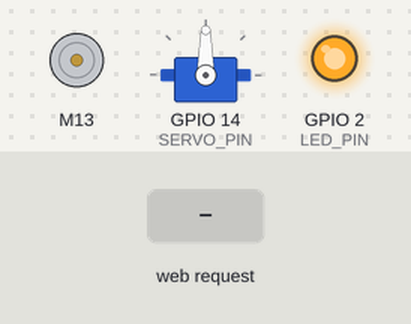
The sketch below on a simulated ESP32. Shown: DC motor (green arrow = forward, orange = backward, longer = faster), servo, output pins drawn as LEDs (lit = HIGH). Inputs (shaded band) come from the test bench. WiFi joins after 1.5 s; servers stay silent unless stated; what the sketch prints to the serial monitor is not drawn.

Above: at 1.1 s.
At 8.7 s:
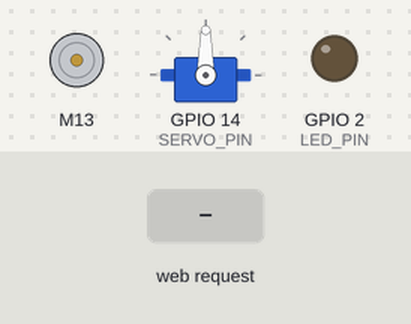
8.8 s: HTTP request GET /?servoValue= received
At 9.5 s:
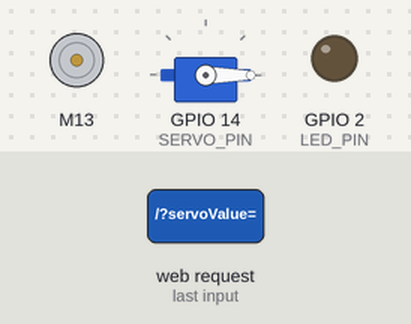
10.3 s: HTTP request GET /?escValue= received
Timing chart, 0 to 13.3 s (numbered marks = the images above; inputs shaded):
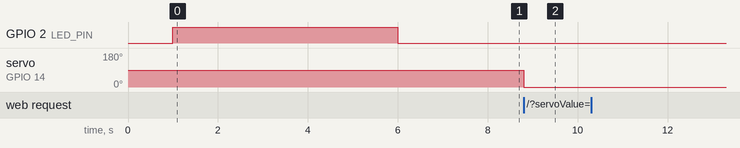

Measured:
- after the input at 8.8 s, servo on GPIO 14 (SERVO_PIN): 90° → 0° at once
- after the input at 10.3 s, every drawn part: stays the same

The sketch:

pwm-control.ino
```cpp
#include <WiFi.h>
#include <ESP32Servo.h>
#include "ESC.h"

/////////////////////////////////////////////////////////////////////////////Config and Globals////////////////////////////////////////////////////////////////////////////////////////////
// Macros
#define LED_PIN 2
#define ESC_PIN 13
#define SERVO_PIN 14
#define MIN_SPEED 1100
#define MAX_SPEED 1850
#define ARM_SPEED 1050
#define MIN_ANGLE 30
#define MAX_ANGLE 160

// WiFi credentials
const char *ssid = "Crazy Frog"; // Set by user
const char *password = "Stravinsky1913"; // Set by user

// Web server
WiFiServer server(80);

// ESC
ESC esc(ESC_PIN, MIN_SPEED, MAX_SPEED, ARM_SPEED);

int esc25Value = MIN_SPEED + (MAX_SPEED - MIN_SPEED) * 0.25;
int esc50Value = MIN_SPEED + (MAX_SPEED - MIN_SPEED) * 0.50;
int esc75Value = MIN_SPEED + (MAX_SPEED - MIN_SPEED) * 0.75;
String esc25ValueStr = String(esc25Value);
String esc50ValueStr = String(esc50Value);
String esc75ValueStr = String(esc75Value);
String minSpeedStr = String(MIN_SPEED);
String maxSpeedStr = String(MAX_SPEED);

// Servo
Servo servo;

int servo25Value = MIN_ANGLE + (MAX_ANGLE - MIN_ANGLE) * 0.25;
int servo50Value = MIN_ANGLE + (MAX_ANGLE - MIN_ANGLE) * 0.50;
int servo75Value = MIN_ANGLE + (MAX_ANGLE - MIN_ANGLE) * 0.75;
String servo25ValueStr = String(servo25Value);
String servo50ValueStr = String(servo50Value);
String servo75ValueStr = String(servo75Value);
String minAngleStr = String(MIN_ANGLE);
String maxAngleStr = String(MAX_ANGLE);

// HTTP
// Variable to store the HTTP request
String header;

// Decode HTTP GET value
String escString = String(5);
String servoString = String(5);
int pos1 = 0;
int pos2 = 0;

// ESC and Servo control variables
int escValue = 0;
int servoValue = 0;

// Current time
unsigned long currentTime = millis();
// Previous time
unsigned long previousTime = 0;
// Define timeout time in milliseconds
const long timeoutTime = 2000;

////////////////////////////////////////////////////////////////////////////////////////Setup////////////////////////////////////////////////////////////////////////////////////////////

void setup_wifi() {
  delay(10);
  Serial.println();
  Serial.print("Connecting to ");
  Serial.println(ssid);
  WiFi.begin(ssid, password);

  while (WiFi.status() != WL_CONNECTED) {
    Serial.print(".");
  }

  Serial.println("");
  Serial.println("WiFi connected");
  Serial.println("IP address: ");
  Serial.println(WiFi.localIP());
  server.begin();
}

// Arduino setup function
void setup() {
  Serial.begin(9600);
  delay(1000);

  // ESC
  pinMode(ESC_PIN, OUTPUT);
  pinMode(LED_PIN, OUTPUT);
  digitalWrite(LED_PIN, HIGH); // set led to on to indicate arming
  esc.arm(); // Send the Arm command to ESC

  // Servo
  // Allow allocation of all timers
	ESP32PWM::allocateTimer(0);
	ESP32PWM::allocateTimer(1);
	ESP32PWM::allocateTimer(2);
	ESP32PWM::allocateTimer(3);
	servo.setPeriodHertz(50);    // standard 50 hz servo
	servo.attach(SERVO_PIN, 1000, 2000); // attaches the servo on pin 18 to the servo object

  delay(5000); // Wait a while
  digitalWrite(LED_PIN, LOW); // led off to indicate arming completed

  setup_wifi();
}

////////////////////////////////////////////////////////////////////////////////////////Loop/////////////////////////////////////////////////////////////////////////////////////////////////
void loop() {
  WiFiClient client = server.available();   // Listen for incoming clients

  if (client) {                             // If a new client connects,
    currentTime = millis();
    previousTime = currentTime;
    Serial.println("New Client.");          // Print a message out in the serial port
    String currentLine = "";                // Make a String to hold incoming data from the client
    while (client.connected() && currentTime - previousTime <= timeoutTime) { // Loop while the client's connected
      currentTime = millis();
      if (client.available()) {             // If there's bytes to read from the client,
        char c = client.read();             // Read a byte, then
        Serial.write(c);                    // Print it out the serial monitor
        header += c;
        if (c == '\n') {                    // If the byte is a newline character
          // If the current line is blank, you got two newline characters in a row.
          // That's the end of the client HTTP request, so send a response:
          if (currentLine.length() == 0) {
            client.println("HTTP/1.1 200 OK");
            client.println("Content-type:text/html");
            client.println();

            // HTML content
            client.println("<!DOCTYPE html><html lang=\"en\"><head>");
            client.println("<meta charset=\"UTF-8\">");
            client.println("<meta name=\"viewport\" content=\"width=device-width, initial-scale=1.0\">");
            client.println("<style>");
            client.println("body { display: flex; justify-content: center; align-items: center; height: 100vh; font-family: Arial, sans-serif; }");
            client.println(".container-wrapper { width: 100%; max-width: 600px; text-align: center; }");
            client.println(".container { margin-bottom: 20px; }");
            client.println(".slider { width: 100%; max-width: 300px; }");
            client.println(".button { display: inline-block; padding: 10px 20px; font-size: 20px; cursor: pointer; text-align: center; text-decoration: none; outline: none; color: #fff; background-color: #4CAF50; border: none; border-radius: 15px; box-shadow: 0 9px #999; }");
            client.println(".button:hover { background-color: #3e8e41; }");
            client.println(".button:active { background-color: #3e8e41; box-shadow: 0 5px #666; transform: translateY(4px); }");
            client.println("#escKillButton, #servoKillButton { background-color: red; color: white; padding: 20px 40px; font-size: 24px; margin-top: 20px; }");
            client.println("hr { border: 1px solid #ccc; margin: 20px 0; }");
            client.println("@media screen and (orientation: portrait) { .container-wrapper { max-width: 600px; } }");
            client.println("@media screen and (orientation: landscape) { .container-wrapper { display: flex; justify-content: space-between; align-items: flex-start; max-width: 1200px; } .container { width: 80%; margin-bottom: 0; } hr { display: none; } .container-wrapper::before { content: \"\"; display: block; width: 1px; height: 100%; background-color: #ccc; } }");
            client.println("</style></head><body>");

            // ESC Control Center
            client.println("<div class=\"container-wrapper\">");
            client.println("<div class=\"container\">");
            client.println("<h1>ESC Control Center</h1>");
            client.println("<p>Pulse Width: <span id=\"escPulse\">" + minSpeedStr + "</span>&#956;s</p>");
            client.println("<input type=\"range\" min=\"" + minSpeedStr + "\" max=\"" + maxSpeedStr + "\" class=\"slider\" id=\"escSlider\" onchange=\"esc(this.value)\" value=\""+escString+"\"/>");
            client.println("<br/><br/>");
            client.println("<button class=\"button\" id=\"escUpButton\">Up</button>");
            client.println("<button class=\"button\" id=\"escDownButton\">Down</button>");
            client.println("<br/><br/>");
            client.println("<button class=\"button\" id=\"escButton_25\" style=\"background-color: green; color: white;\">25%</button>");
            client.println("<button class=\"button\" id=\"escButton_50\" style=\"background-color: green; color: white;\">50%</button>");
            client.println("<button class=\"button\" id=\"escButton_75\" style=\"background-color: green; color: white;\">75%</button>");
            client.println("<button class=\"button\" id=\"escMaxButton\" style=\"background-color: green; color: white;\">MAX</button>");
            client.println("<br/><br/>");
            client.println("<button class=\"button\" id=\"escKillButton\">KILL</button>");
            client.println("<audio id=\"killSound\" src=\"https://audio.jukehost.co.uk/WZouY1JxlTfazBV9wwZeHlW60jgBsGVa\"></audio>");
            client.println("</div>");
            client.println("<hr>");

            // Servo Control Center
            client.println("<div class=\"container\"><h1>Servo Control Center</h1>");
            client.println("<p>Angle: <span id=\"servoAngle\">" + minAngleStr + "</span>&#176;</p>");
            client.println("<input type=\"range\" min=\"" + minAngleStr + "\" max=\"" + maxAngleStr + "\" class=\"slider\" id=\"servoSlider\" onchange=\"servo(this.value)\" value=\""+servoString+"\"/>");
            client.println("<br/><br/><button class=\"button\" id=\"servoUpButton\" style=\"background-color: blue; color: white;\">Up</button>");
            client.println("<button class=\"button\" id=\"servoDownButton\" style=\"background-color: blue; color: white;\">Down</button><br/><br/>");
            client.println("<button class=\"button\" id=\"servoButton_25\" style=\"background-color: blue; color: white;\">25%</button>");
            client.println("<button class=\"button\" id=\"servoButton_50\" style=\"background-color: blue; color: white;\">50%</button>");
            client.println("<button class=\"button\" id=\"servoButton_75\" style=\"background-color: blue; color: white;\">75%</button>");
            client.println("<button class=\"button\" id=\"servoMaxButton\" style=\"background-color: blue; color: white;\">MAX</button>");
            client.println("<br/><br/>");
            client.println("<button class=\"button\" id=\"servoKillButton\">KILL</button>");
            client.println("<audio id=\"killSound\" src=\"https://audio.jukehost.co.uk/WZouY1JxlTfazBV9wwZeHlW60jgBsGVa\"></audio>");
            client.println("</div>");
            client.println("</div>");
            client.println("</body>");

            // JavaScript
            client.println("<script src=\"https://ajax.googleapis.com/ajax/libs/jquery/3.3.1/jquery.min.js\"></script>");
            client.println("<script>var escSlider=document.getElementById(\"escSlider\");var escP=document.getElementById(\"escPulse\");escP.innerHTML=escSlider.value;");
            client.println("escSlider.oninput = function() { escP.innerHTML = this.value; esc(this.value); }");
            client.println("$.ajaxSetup({timeout:1000}); function esc(pulse) { ");
            client.println("$.get(\"/?escValue=\" + pulse + \"&\"); {Connection: close};}");
            client.println("document.getElementById(\"escUpButton\").addEventListener(\"click\", function() { adjustESC(25); });");
            client.println("document.getElementById(\"escDownButton\").addEventListener(\"click\", function() { adjustESC(-25); });");
            client.println("document.getElementById(\"escButton_25\").addEventListener(\"click\", function() { escSlider.value = " + esc25ValueStr + "; escP.innerHTML = " + esc25ValueStr + "; esc(" + esc25ValueStr + "); });");
            client.println("document.getElementById(\"escButton_50\").addEventListener(\"click\", function() { escSlider.value = " + esc50ValueStr + "; escP.innerHTML = " + esc50ValueStr + "; esc(" + esc50ValueStr + "); });");
            client.println("document.getElementById(\"escButton_75\").addEventListener(\"click\", function() { escSlider.value = " + esc75ValueStr + "; escP.innerHTML = " + esc75ValueStr + "; esc(" + esc75ValueStr + "); });");
            client.println("document.getElementById(\"escMaxButton\").addEventListener(\"click\", function() { escSlider.value = " + maxSpeedStr + "; escP.innerHTML = " + maxSpeedStr + "; esc(" + maxSpeedStr + "); });");
            client.println("document.getElementById(\"escKillButton\").addEventListener(\"click\", function() { escSlider.value = " + minSpeedStr + "; escP.innerHTML = " + minSpeedStr + "; esc(" + minSpeedStr + "); var audio = document.getElementById('killSound'); audio.play(); });");
            client.println("function adjustESC(offset) { var newValue = parseInt(escP.innerHTML) + offset;");
            client.println("if (newValue < " + minSpeedStr + ") { newValue = " + minSpeedStr + "; }");
            client.println("if (newValue > " + maxSpeedStr + ") { newValue = " + maxSpeedStr + "; }");
            client.println("escSlider.value = newValue; escP.innerHTML = newValue; esc(newValue); }");

            client.println("var servoSlider=document.getElementById(\"servoSlider\");var servoA=document.getElementById(\"servoAngle\");servoA.innerHTML=servoSlider.value;");
            client.println("servoSlider.oninput = function() { servoA.innerHTML = this.value; servo(this.value); }");
            client.println("$.ajaxSetup({timeout:1000}); function servo(angle) { ");
            client.println("$.get(\"/?servoValue=\" + angle + \"&\"); {Connection: close};}");
            client.println("document.getElementById(\"servoUpButton\").addEventListener(\"click\",function(){adjustServo(5);});");
            client.println("document.getElementById(\"servoDownButton\").addEventListener(\"click\",function(){adjustServo(-5);});");
            client.println("document.getElementById(\"servoButton_25\").addEventListener(\"click\", function() { servoSlider.value = " + servo25ValueStr + "; servoA.innerHTML = " + servo25ValueStr + "; servo(" + servo25ValueStr + "); });");
            client.println("document.getElementById(\"servoButton_50\").addEventListener(\"click\", function() { servoSlider.value = " + servo50ValueStr + "; servoA.innerHTML = " + servo50ValueStr + "; servo(" + servo50ValueStr + "); });");
            client.println("document.getElementById(\"servoButton_75\").addEventListener(\"click\", function() { servoSlider.value = " + servo75ValueStr + "; servoA.innerHTML = " + servo75ValueStr + "; servo(" + servo75ValueStr + "); });");
            client.println("document.getElementById(\"servoMaxButton\").addEventListener(\"click\", function() { servoSlider.value = " + maxAngleStr + "; servoA.innerHTML = " + maxAngleStr + "; servo(" + maxAngleStr + "); });");
            client.println("document.getElementById(\"servoKillButton\").addEventListener(\"click\", function() { servoSlider.value = " + minAngleStr + "; servoA.innerHTML = " + minAngleStr + "; servo(" + minAngleStr + "); var audio = document.getElementById('killSound'); audio.play(); });");
            client.println("function adjustServo(offset) { var newValue = parseInt(servoA.innerHTML) + offset;");
            client.println("if (newValue < " + minAngleStr + ") { newValue = " + minAngleStr + "; }");
            client.println("if (newValue > " + maxAngleStr + ") { newValue = " + maxAngleStr + "; }");
            client.println("servoSlider.value = newValue; servoA.innerHTML = newValue; servo(newValue); }");
            client.println("</script></html>");

            // Check if the client request was for ESC
            if (header.indexOf("GET /?escValue=") >= 0) {
              pos1 = header.indexOf('=');
              pos2 = header.indexOf('&');
              escString = header.substring(pos1 + 1, pos2);

              // Set the ESC pulse width
              escValue = escString.toInt();
              // Call your ESC control function here
              esc.speed(escValue);

              Serial.println("ESC Value: " + String(escValue));
            }

            // Check if the client request was for Servo
            if (header.indexOf("GET /?servoValue=") >= 0) {
              pos1 = header.indexOf('=');
              pos2 = header.indexOf('&');
              servoString = header.substring(pos1 + 1, pos2);

              // Set the Servo angle
              servoValue = servoString.toInt();
              // Call your Servo control function here
              servo.write(servoValue);

              Serial.println("Servo Value: " + String(servoValue));
            }

            client.println();
            break;
          } else { // If you got a newline, then clear currentLine
            currentLine = "";
          }
        } else if (c != '\r') {  // If you got anything else but a carriage return character,
          currentLine += c;      // Add it to the end of the currentLine
        }
      }
    }
    // Clear the header variable
    header = "";
    // Close the connection
    client.stop();
    Serial.println("Client disconnected.");
    Serial.println("");
  }
}
```
